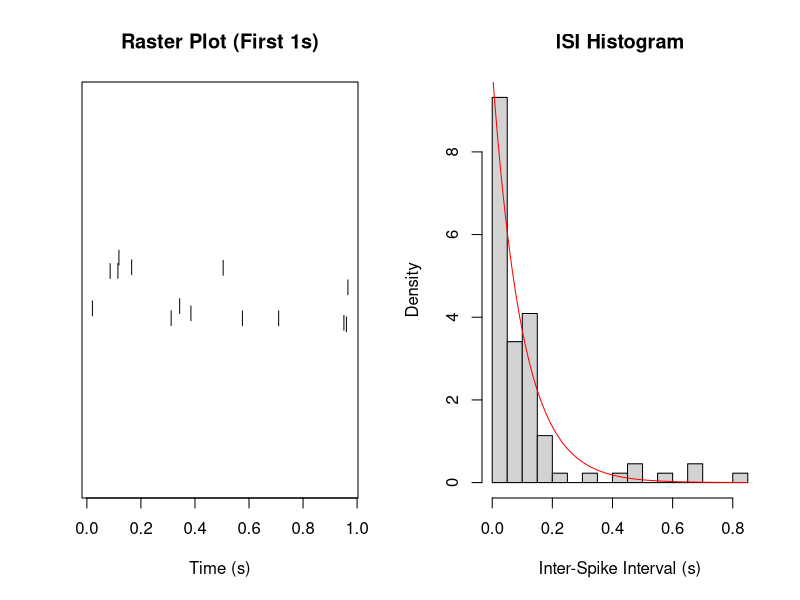
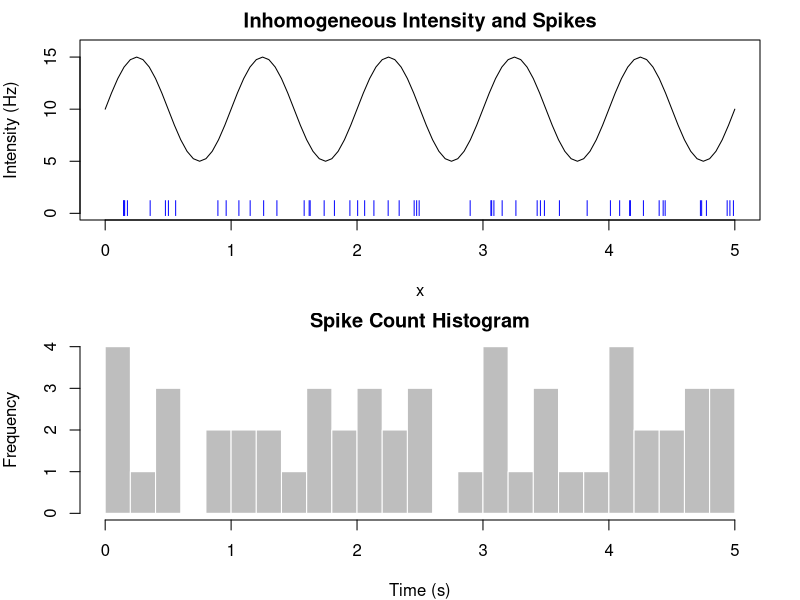
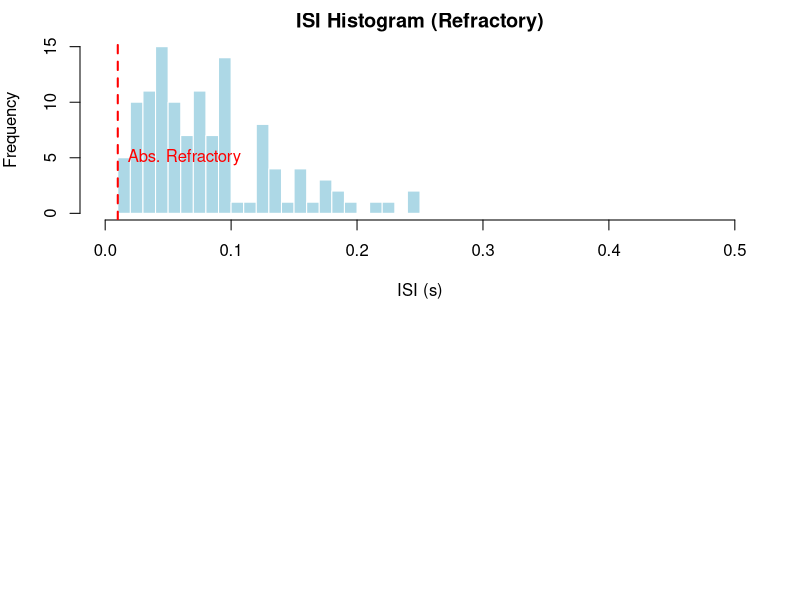
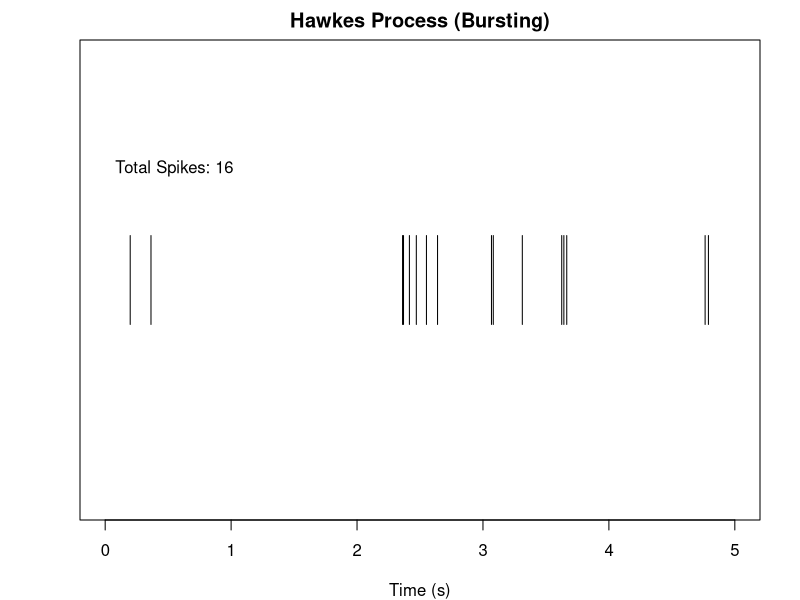
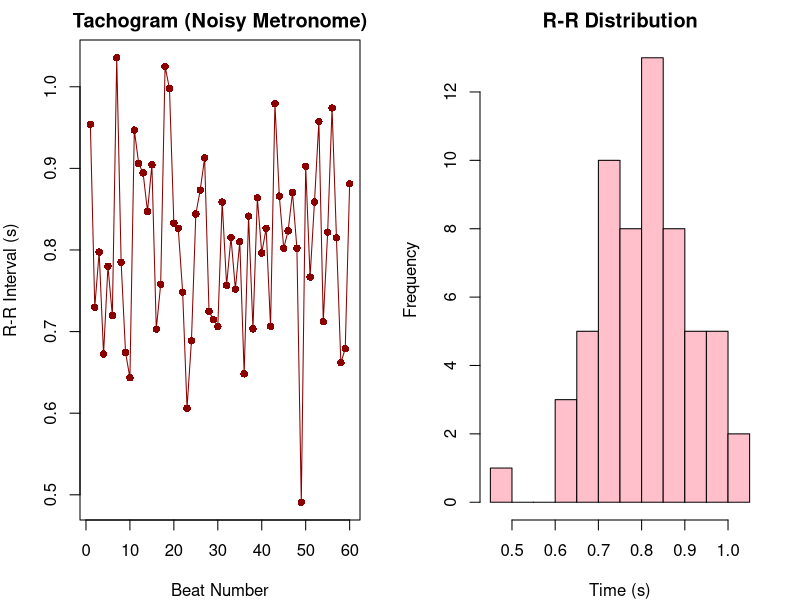
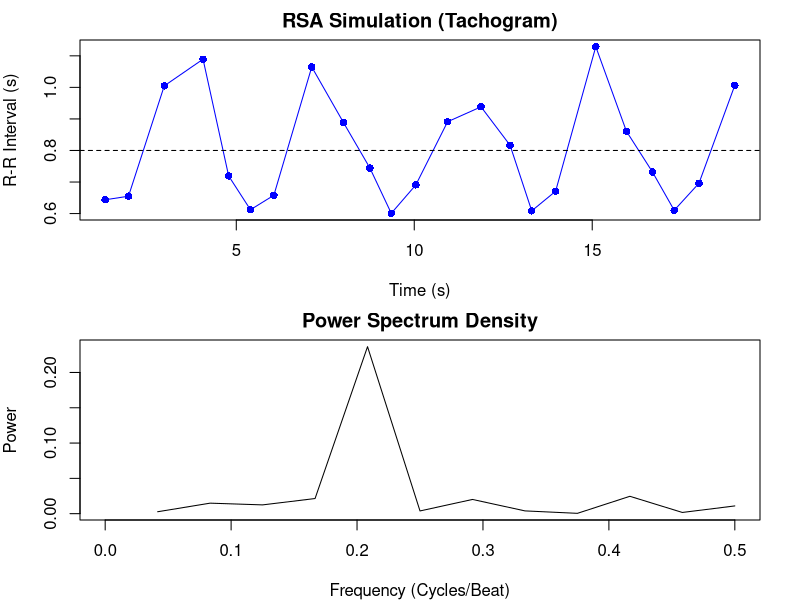
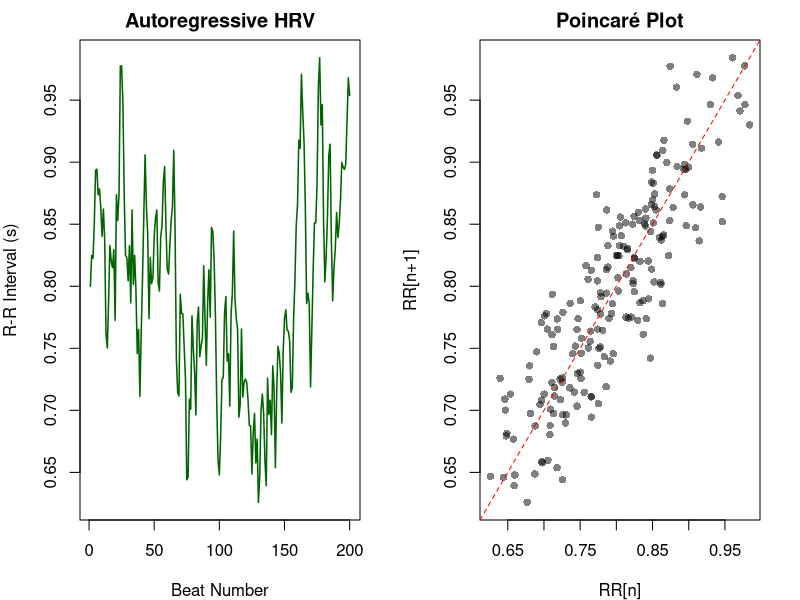

Generate these figures, in order, with R:
## ---- chunk 1
#' Simulate Homogeneous Poisson Process
#' 
#' @param rate The constant firing rate (Hz)
#' @param duration Total time to simulate (seconds)
#' @return Vector of event times
sim_homogeneous <- function(rate, duration) {
  # 1. Estimate expected number of events to allocate memory
  # We add a margin (e.g., 20%) to ensure we cover the duration
  n_guess <- ceiling(rate * duration * 1.2)
  
  # 2. Generate Inter-Spike Intervals (ISIs) from Exponential distribution
  # The rate parameter for rexp is lambda
  isis <- rexp(n_guess, rate = rate)
  
  # 3. Convert intervals to absolute times
  event_times <- cumsum(isis)
  
  # 4. Filter events that exceed the duration
  event_times <- event_times[event_times <= duration]
  
  return(event_times)
}

# Example Usage
set.seed(42)
lambda_constant <- 10 # 10 Hz
T_max <- 10           # 10 seconds

spikes_homo <- sim_homogeneous(lambda_constant, T_max)

# Visualization
par(mfrow = c(1, 2))
# Raster plot (first 1 second)
stripchart(spikes_homo[spikes_homo < 1], method = "jitter", pch = "|", 
           main = "Raster Plot (First 1s)", xlab = "Time (s)")
# Histogram of ISIs
hist(diff(spikes_homo), breaks = 30, main = "ISI Histogram", 
     xlab = "Inter-Spike Interval (s)", freq = FALSE)
curve(dexp(x, rate = lambda_constant), add = TRUE, col = "red")

## ---- chunk 2
#' Simulate Inhomogeneous Poisson Process via Thinning
#'
#' @param intensity_fn A function that takes time 't' and returns lambda(t)
#' @param max_rate A constant upper bound for intensity_fn over the duration
#' @param duration Total simulation time
#' @return Vector of event times
sim_inhomogeneous_thinning <- function(intensity_fn, max_rate, duration) {
  event_times <- numeric(0)
  current_time <- 0
  
  while(current_time < duration) {
    # 1. Generate time to next candidate event (Homogeneous step)
    # Using rate = max_rate
    dt <- rexp(1, rate = max_rate)
    current_time <- current_time + dt
    
    if (current_time > duration) break
    
    # 2. Rejection Step
    # Calculate actual intensity at this candidate time
    lambda_actual <- intensity_fn(current_time)
    
    # Calculate acceptance probability
    prob_accept <- lambda_actual / max_rate
    
    # Check bounds (rigor check)
    if (prob_accept > 1) {
      stop("Error: max_rate provided is lower than actual intensity.")
    }
    
    # 3. Accept or Reject
    # runif(1) generates a random number between 0 and 1
    if (runif(1) < prob_accept) {
      event_times <- c(event_times, current_time)
    }
  }
  
  return(event_times)
}

# Define a time-varying intensity function (e.g., Sine wave stimulus)
# Baseline 10Hz, Modulation +/- 5Hz, Frequency 1Hz
sine_intensity <- function(t) {
  10 + 5 * sin(2 * pi * t)
}

# The maximum rate is 10 + 5 = 15 Hz
lambda_max <- 15
T_max <- 5

set.seed(123)
spikes_inhomo <- sim_inhomogeneous_thinning(sine_intensity, lambda_max, T_max)

# Visualization
par(mfrow = c(2, 1), mar = c(4, 4, 2, 2))
# Plot Intensity Function
curve(sine_intensity(x), from = 0, to = T_max, ylab = "Intensity (Hz)", 
      main = "Inhomogeneous Intensity and Spikes", ylim = c(0, 16))
# Overlay spikes
points(spikes_inhomo, rep(0.5, length(spikes_inhomo)), pch = "|", col = "blue")

# Check spike density vs time
hist(spikes_inhomo, breaks = 20, main = "Spike Count Histogram", 
     xlab = "Time (s)", border = "white", col = "grey")

## ---- chunk 3
#' Simulate Process with Refractory Period
#'
#' @param baseline_rate The firing rate when fully recovered
#' @param abs_refractory Absolute refractory period duration (seconds)
#' @param tau_recovery Time constant for relative refractory recovery
#' @param duration Total simulation time
sim_refractory <- function(baseline_rate, abs_refractory, tau_recovery, duration) {
  event_times <- numeric(0)
  current_time <- 0
  last_spike_time <- -Inf # Assume long time since last spike at start
  
  # Upper bound is the baseline rate (recovery function <= 1)
  max_rate <- baseline_rate
  
  while(current_time < duration) {
    # Generate candidate
    dt <- rexp(1, rate = max_rate)
    current_time <- current_time + dt
    
    if (current_time > duration) break
    
    # Calculate recovery factor R(t - t_last)
    time_since_last <- current_time - last_spike_time
    
    if (time_since_last <= abs_refractory) {
      recovery_factor <- 0 # Absolute refractory
    } else {
      # Exponential recovery 1 - exp(-(t - t_abs)/tau)
      rel_time <- time_since_last - abs_refractory
      recovery_factor <- 1 - exp(-rel_time / tau_recovery)
    }
    
    lambda_actual <- baseline_rate * recovery_factor
    
    # Accept/Reject
    if (runif(1) < (lambda_actual / max_rate)) {
      event_times <- c(event_times, current_time)
      last_spike_time <- current_time # Update history
    }
  }
  return(event_times)
}

# Parameters
base_rate <- 20 # Hz
t_abs <- 0.010  # 10ms absolute refractory
tau <- 0.020    # 20ms recovery time constant
T_sim <- 10

set.seed(999)
spikes_ref <- sim_refractory(base_rate, t_abs, tau, T_sim)

# Visualization
# ISI Histogram is key here. It should show 0 counts near 0.
hist(diff(spikes_ref), breaks = seq(0, 0.5, by=0.01), 
     main = "ISI Histogram (Refractory)", 
     xlab = "ISI (s)", col = "lightblue", border = "white")
abline(v = t_abs, col = "red", lty = 2, lwd = 2)
text(t_abs, 5, "Abs. Refractory", pos = 4, col = "red")

## ---- chunk 4
#' Simulate Hawkes Process (Self-Exciting)
#'
#' @param mu Baseline rate
#' @param alpha Excitation magnitude
#' @param beta Decay rate
#' @param duration Simulation time
sim_hawkes <- function(mu, alpha, beta, duration) {
  event_times <- numeric(0)
  current_time <- 0
  
  # We need a dynamic upper bound.
  # At t=0, max lambda is just mu.
  current_max_lambda <- mu 
  
  while(current_time < duration) {
    # 1. Generate candidate based on current conservative upper bound
    # Note: If the process is very bursty, lambda can get high.
    
    # We construct the upper bound at the CURRENT time.
    # Since the Hawkes kernel decays, the intensity at current_time
    # is the highest it will be until the next event.
    
    # Calculate intensity at exactly current_time
    if (length(event_times) == 0) {
      lambda_now <- mu
    } else {
      # Sum of alpha * exp(-beta * (t - t_i))
      decay_factors <- exp(-beta * (current_time - event_times))
      lambda_now <- mu + sum(alpha * decay_factors)
    }
    
    # Use lambda_now as the bounding lambda for the next step
    # because the function is monotonically decreasing between spikes.
    lambda_bound <- lambda_now
    
    # Generate candidate step
    dt <- rexp(1, rate = lambda_bound)
    candidate_time <- current_time + dt
    
    if (candidate_time > duration) break
    
    # 2. Rejection Test
    # Calculate actual intensity at candidate_time
    if (length(event_times) == 0) {
      lambda_candidate <- mu
    } else {
      decay_factors <- exp(-beta * (candidate_time - event_times))
      lambda_candidate <- mu + sum(alpha * decay_factors)
    }
    
    prob_accept <- lambda_candidate / lambda_bound
    
    if (runif(1) < prob_accept) {
      event_times <- c(event_times, candidate_time)
      # Do not update current_time here; the loop continues from candidate_time
    }
    
    # Advance time regardless of acceptance
    current_time <- candidate_time
  }
  
  return(event_times)
}

# Parameters: rare background events, but strong bursting
mu_bg <- 2      # 2 Hz spontaneous
alpha_ex <- 10  # Jump by 10 Hz after a spike
beta_dec <- 20  # Decay back quickly (within ~100ms)
T_sim <- 5

set.seed(2026)
spikes_hawkes <- sim_hawkes(mu_bg, alpha_ex, beta_dec, T_sim)

# Visualization
par(mfrow = c(1, 1))
plot(spikes_hawkes, rep(1, length(spikes_hawkes)), type = "n", 
     ylim = c(0, 2), xlim = c(0, T_sim), xlab = "Time (s)", yaxt = "n", ylab = "")
segments(spikes_hawkes, 0.8, spikes_hawkes, 1.2, lwd = 1)
title("Hawkes Process (Bursting)")
text(0, 1.5, paste("Total Spikes:", length(spikes_hawkes)), pos=4)

## ---- chunk 5
#' Simulate via Time-Rescaling (Inversion) - Corrected
#'
#' @param integrated_intensity_fn Function Lambda(t) (The definite integral of lambda from 0 to t)
#' @param duration Total time to simulate (seconds)
#' @return Vector of event times
sim_inversion <- function(integrated_intensity_fn, duration) {
  t_last <- 0
  event_times <- numeric(0)
  
  while(TRUE) {
    # 1. Generate the "target area" (integral step) required to trigger next event
    # For a Poisson process, these steps are Exponential(1)
    target_integral <- rexp(1, rate = 1)
    
    # 2. Calculate current accumulated intensity
    Lambda_current <- integrated_intensity_fn(t_last)
    
    # 3. Determine target accumulated intensity
    Lambda_target <- Lambda_current + target_integral
    
    # 4. Safety check: Is the target reachable within the simulation duration?
    # If the total area under the curve up to 'duration' is less than target, stop.
    if (integrated_intensity_fn(duration) < Lambda_target) {
      break 
    }
    
    # 5. Solve for t such that Lambda(t) = Lambda_target
    f_root <- function(t) { integrated_intensity_fn(t) - Lambda_target }
    
    # Use uniroot to find the time. extendInt="upX" allows searching 
    # beyond the initial guess if the rate is unexpectedly low.
    solution <- uniroot(f_root, lower = t_last, upper = duration * 2, extendInt = "upX")
    t_next <- solution$root
    
    if (t_next > duration) break
    
    event_times <- c(event_times, t_next)
    t_last <- t_next
  }
  return(event_times)
}

# --- Example Usage ---

# Define Integral of Sine Intensity: 10 + 5sin(2*pi*t)
# Integral = 10t - (5/2pi)cos(2*pi*t) + C
# We define C such that Lambda(0) = 0.
Lambda_sine <- function(t) {
  10 * t - (5 / (2 * pi)) * cos(2 * pi * t) + (5 / (2 * pi))
}

set.seed(123)
spikes_inv <- sim_inversion(Lambda_sine, duration = 5)

# Verification
cat("Number of events simulated:", length(spikes_inv), "\n")
## ---- chunk 6
#' Simulate Heartbeats as a Renewal Process
#' 
#' @param n_beats Number of beats to simulate
#' @param mean_rr Mean R-R interval (seconds)
#' @param shape Shape parameter (higher = more rhythmic/less variable)
sim_heart_renewal <- function(n_beats, mean_rr, shape) {
  # We use Gamma distribution: Mean = shape / rate
  # Therefore: rate = shape / Mean
  rate_param <- shape / mean_rr
  
  # Generate R-R intervals
  rr_intervals <- rgamma(n_beats, shape = shape, rate = rate_param)
  
  # Convert to absolute event times
  beat_times <- cumsum(rr_intervals)
  
  return(list(times = beat_times, rr = rr_intervals))
}

set.seed(42)
# Simulate 60 beats, Mean RR = 0.8s (75 BPM), Shape = 50 (Very regular)
heart_data <- sim_heart_renewal(n_beats = 60, mean_rr = 0.8, shape = 50)

# Visualization
par(mfrow = c(1, 2))
# 1. Tachogram: The standard way to view HRV
plot(heart_data$rr, type = "o", pch = 16, col = "darkred",
     main = "Tachogram (Noisy Metronome)", ylab = "R-R Interval (s)", xlab = "Beat Number")

# 2. Histogram
hist(heart_data$rr, breaks = 15, col = "pink", main = "R-R Distribution", xlab = "Time (s)")

## ---- chunk 7
#' Simulate RSA via Modulated Renewal Process
#'
#' @param duration Total time (seconds)
#' @param mean_rr Baseline R-R interval
#' @param breath_freq Breathing frequency (Hz)
#' @param rsa_strength Strength of modulation (0 to 1)
sim_heart_rsa <- function(duration, mean_rr, breath_freq, rsa_strength) {
  
  # 1. Define the Rate Modulation Function lambda(t)
  # Baseline rate is 1/mean_rr. Modulation oscillates around it.
  baseline_rate <- 1 / mean_rr
  
  lambda_fn <- function(t) {
    baseline_rate * (1 + rsa_strength * sin(2 * pi * breath_freq * t))
  }
  
  # 2. Define the Integral Lambda(t)
  # Integral of (1 + A*sin(w*t)) is t - (A/w)cos(w*t)
  Lambda_fn <- function(t) {
    omega <- 2 * pi * breath_freq
    term1 <- baseline_rate * t
    term2 <- (baseline_rate * rsa_strength / omega) * (1 - cos(omega * t))
    return(term1 + term2)
  }
  
  # 3. Generate "Internal" Ticks (The underlying rhythm)
  # We estimate how many beats fit in the duration (+ buffer)
  n_guess <- ceiling(duration / mean_rr * 1.5)
  
  # Using Gamma to represent the regularity of the SA node
  # Shape 100 implies a very tight rhythm, which is then stretched/squashed by RSA
  internal_intervals <- rgamma(n_guess, shape = 100, rate = 100) 
  internal_times <- cumsum(internal_intervals)
  
  # 4. Invert Lambda(t) to find Real Times
  # We find t such that Lambda(t) = internal_time
  real_times <- numeric(length(internal_times))
  
  for(i in seq_along(internal_times)) {
    target <- internal_times[i]
    
    # Check if target exceeds max capacity of duration
    if(Lambda_fn(duration) < target) {
      real_times <- real_times[1:(i-1)]
      break
    }
    
    # Root finding
    f_root <- function(t) { Lambda_fn(t) - target }
    sol <- uniroot(f_root, lower = 0, upper = duration * 2, extendInt = "upX")
    real_times[i] <- sol$root
  }
  
  return(real_times)
}

set.seed(101)
beats_rsa <- sim_heart_rsa(duration = 20, mean_rr = 0.8, breath_freq = 0.25, rsa_strength = 0.3)
rr_rsa <- diff(beats_rsa)

# Visualization
par(mfrow = c(2, 1), mar = c(4,4,2,2))
plot(beats_rsa[-1], rr_rsa, type = "o", pch = 16, col = "blue",
     main = "RSA Simulation (Tachogram)", ylab = "R-R Interval (s)", xlab = "Time (s)")
abline(h = 0.8, lty = 2)

# Verify the spectrum (Physiologists love PSD plots)
spec <- spectrum(rr_rsa, plot = FALSE)
plot(spec$freq, spec$spec, type = "l", main = "Power Spectrum Density", 
     xlab = "Frequency (Cycles/Beat)", ylab = "Power", xlim = c(0, 0.5))
# We should see a peak around 0.25 Hz (normalized to beat frequency)

## ---- chunk 8
#' Simulate Autoregressive Heart Rate (Barbieri-Brown style)
#'
#' @param n_beats Total beats
#' @param mu Mean R-R interval
#' @param alpha Autoregressive coefficient (0 to 1). High = strong memory.
#' @param sigma Noise level
sim_heart_ar <- function(n_beats, mu, alpha, sigma) {
  rr <- numeric(n_beats)
  # Initialize with the mean
  rr[1] <- mu 
  
  for(k in 2:n_beats) {
    # 1. Calculate the conditional mean based on history
    # This is the "deterministic" part of the physiology
    past_diff <- rr[k-1] - mu
    conditional_mean <- mu + alpha * past_diff
    
    # 2. Add stochasticity (Inverse Gaussian noise)
    # We use a Normal approximation here for simplicity and standard R availability,
    # but strictly it should be InvGauss for positive skewness.
    # To prevent negative intervals in Normal approx, we add a max() check.
    noise <- rnorm(1, mean = 0, sd = sigma)
    
    next_rr <- conditional_mean + noise
    rr[k] <- max(0.3, next_rr) # Physiologic lower bound (300ms)
  }
  
  beat_times <- cumsum(rr)
  return(list(times = beat_times, rr = rr))
}

set.seed(2025)
# Alpha = 0.8 implies strong correlation with the previous beat (Low Frequency drift)
data_ar <- sim_heart_ar(n_beats = 200, mu = 0.8, alpha = 0.85, sigma = 0.04)

# Visualization
par(mfrow = c(1, 2))
plot(data_ar$rr, type = "l", col = "darkgreen", lwd = 1.5,
     main = "Autoregressive HRV", ylab = "R-R Interval (s)", xlab = "Beat Number")

# Poincaré Plot: The signature visualization for HRV
# Plots RR_n vs RR_n+1. A cigar shape indicates healthy autoregression.
rr_n <- data_ar$rr[1:(length(data_ar$rr)-1)]
rr_n1 <- data_ar$rr[2:length(data_ar$rr)]

plot(rr_n, rr_n1, pch = 16, col = rgb(0,0,0,0.5),
     main = "Poincaré Plot", xlab = "RR[n]", ylab = "RR[n+1]")
abline(0, 1, col = "red", lty = 2)

